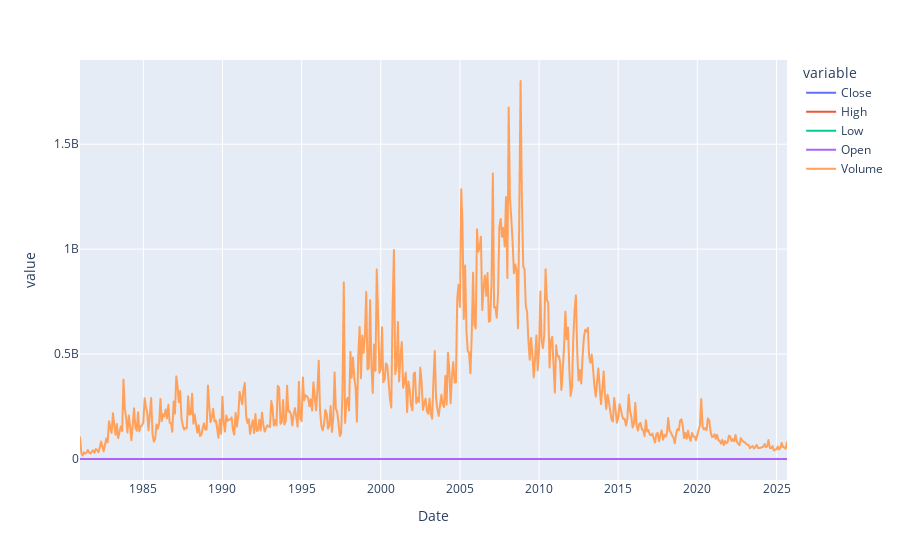

Source (notebook cell):
### Code cell
px.line(monthly_df)

### Figure 1 — Plotly figure (JSON) as saved in the notebook; plotly's stock layout.template omitted (floating-point values rounded to 4 significant figures; data arrays with more than 128 entries replaced by an {"elided": "..."} marker saying what was removed)
{"data": [{"hovertemplate": "variable=Close<br>Date=%{x}<br>value=%{y}<extra></extra>", "legendgroup": "Close", "line": {"color": "#636efa", "dash": "solid"}, "marker": {"symbol": "circle"}, "mode": "lines", "name": "Close", "showlegend": true, "type": "scattergl", "x": {"elided": "537 str values"}, "xaxis": "x", "y": {"elided": "537 float values"}, "yaxis": "y"}, {"hovertemplate": "variable=High<br>Date=%{x}<br>value=%{y}<extra></extra>", "legendgroup": "High", "line": {"color": "#EF553B", "dash": "solid"}, "marker": {"symbol": "circle"}, "mode": "lines", "name": "High", "showlegend": true, "type": "scattergl", "x": {"elided": "537 str values"}, "xaxis": "x", "y": {"elided": "537 float values"}, "yaxis": "y"}, {"hovertemplate": "variable=Low<br>Date=%{x}<br>value=%{y}<extra></extra>", "legendgroup": "Low", "line": {"color": "#00cc96", "dash": "solid"}, "marker": {"symbol": "circle"}, "mode": "lines", "name": "Low", "showlegend": true, "type": "scattergl", "x": {"elided": "537 str values"}, "xaxis": "x", "y": {"elided": "537 float values"}, "yaxis": "y"}, {"hovertemplate": "variable=Open<br>Date=%{x}<br>value=%{y}<extra></extra>", "legendgroup": "Open", "line": {"color": "#ab63fa", "dash": "solid"}, "marker": {"symbol": "circle"}, "mode": "lines", "name": "Open", "showlegend": true, "type": "scattergl", "x": {"elided": "537 str values"}, "xaxis": "x", "y": {"elided": "537 float values"}, "yaxis": "y"}, {"hovertemplate": "variable=Volume<br>Date=%{x}<br>value=%{y}<extra></extra>", "legendgroup": "Volume", "line": {"color": "#FFA15A", "dash": "solid"}, "marker": {"symbol": "circle"}, "mode": "lines", "name": "Volume", "showlegend": true, "type": "scattergl", "x": {"elided": "537 str values"}, "xaxis": "x", "y": {"elided": "537 float values"}, "yaxis": "y"}], "layout": {"legend": {"title": {"text": "variable"}, "tracegroupgap": 0}, "margin": {"t": 60}, "xaxis": {"anchor": "y", "domain": [0, 1], "title": {"text": "Date"}}, "yaxis": {"anchor": "x", "domain": [0, 1], "title": {"text": "value"}}}}
